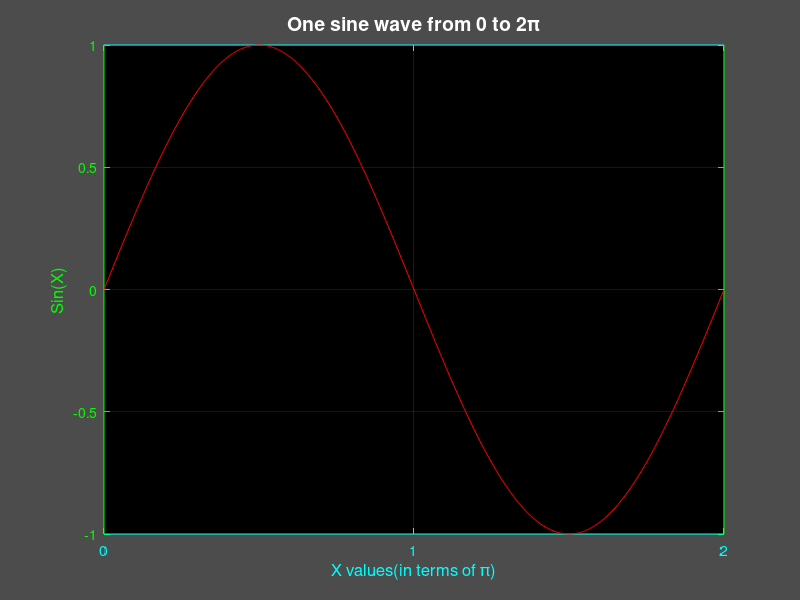

Here is the MATLAB script that generated this plot:
% a. Define variable x from 0 to 2*pi
x = 0:0.01:2*pi;
y = sin(x); % b. Calculate y = sin(x)

% c. Plot the sine wave
figure; % Create a new figure
plot(x, y, 'r'); % Plot sine wave in red

% d. Set x limit from 0 to 2*pi
xlim([0 2*pi]);

% e. Set xtick and xticklabel
set(gca, 'xtick', [0 pi 2*pi], 'xticklabel', {'0', '1', '2'});

% f. Set ytick
set(gca, 'ytick', -1:0.5:1);

% g. Turn on grid
grid on;

% h. Set axis colors
set(gca, 'xcolor', 'cyan', 'ycolor', 'green', 'color', 'black');

% i. Set figure color
set(gcf, 'color', [.3 .3 .3]);

% j. Add title
title('One sine wave from 0 to 2\pi', 'FontSize', 14, 'FontWeight', 'bold', 'Color', 'white');

% k. Add labels
xlabel('X values(in terms of π)', 'FontSize', 12, 'Color', 'cyan');
ylabel('Sin(X)', 'FontSize', 12, 'Color', 'green');

% l. Set figure background color to match figure color
set(gcf, 'InvertHardCopy', 'off'); % Set background color to match figure color
